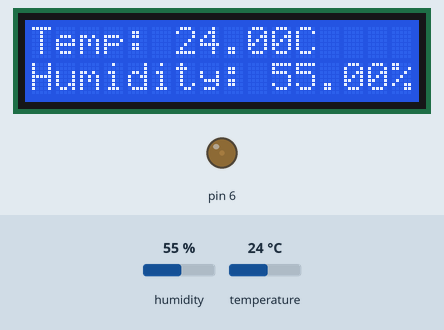
This sketch was run on a simulated Arduino Uno, built with avr-gcc and run on an emulated ATmega328P. Shown: 16×2 character LCD, output pins drawn as LEDs (lit = HIGH). The test bench sets the inputs (shaded band); at power-on: humidity 55 %, temperature 24 °C.

Above: at 1.2 s.
1.3 s: humidity set to 22 %
At 5.5 s:
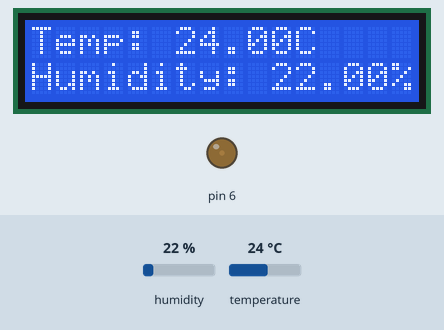
7.3 s: temperature set to 12 °C
At 10.9 s:
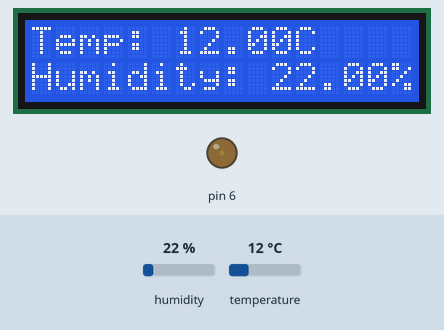
13.3 s: humidity set to 40 %
At 16.3 s:
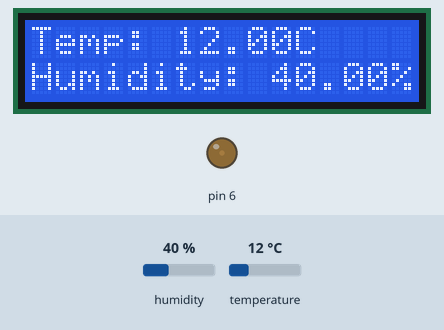
19.3 s: temperature set to 19 °C
At 20.4 s:
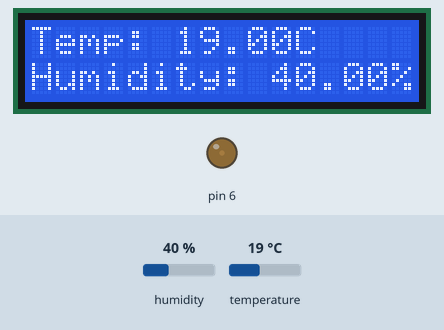
Timing chart, 0 to 22.3 s (numbered marks = the images above; inputs shaded):
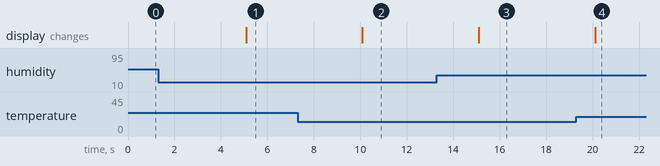

Measured:
- after the input at 1.3 s, the display: changes after 3.8 s (image 1)
- after the input at 7.3 s, the display: changes after 2.8 s (image 2)
- after the input at 13.3 s, the display: changes after 1.8 s (image 3)
- after the input at 19.3 s, the display: changes after 0.81 s (image 4)

The sketch:

temp_humLCD.ino
```cpp
//Interface the DHT11 Temp & Humidity sensor and display humidity and  temperature
//in Celsius on a 16x2 character LCD


#include  <LiquidCrystal.h>
#include  <DHT.h>;

 DHT dht(9 , DHT22);


LiquidCrystal lcd(12, 11, 5, 4, 3, 2);   //set Uno pins that are  connected to LCD, 4-bit

void setup() {

  analogWrite(6,20);
  lcd.begin(16,2);    //set  16 columns and 2 rows of 16x2 LCD
  dht.begin();

}

void loop() {
  float tempRead = dht.readTemperature();
  float HRead = dht.readHumidity();
  lcd.setCursor(0, 0);
  lcd.print("Temp: ");
  lcd.print(tempRead);
  lcd.print("C");
  lcd.setCursor(0, 2);
  lcd.print("Humidity: ");
  lcd.print(HRead);
  lcd.print("%");
  delay(5000);

}
```
